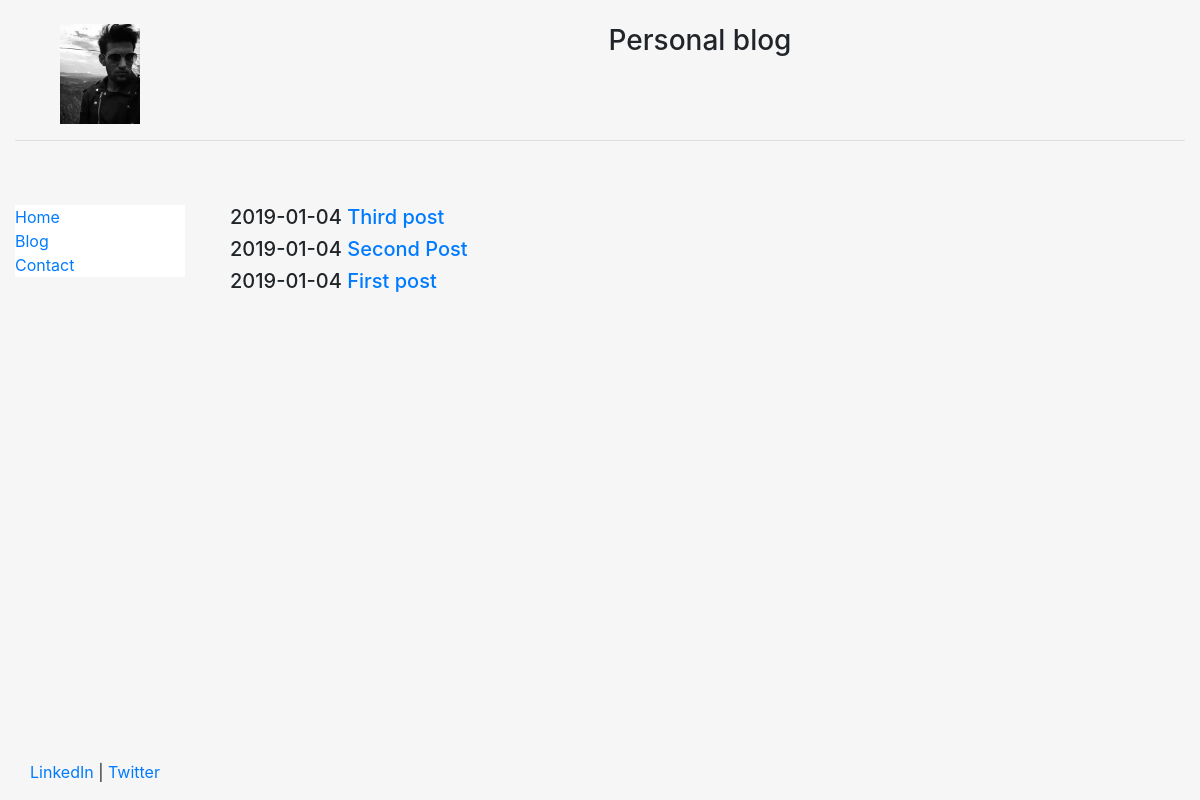
/blog/, run on an earlier commit of the app's database.
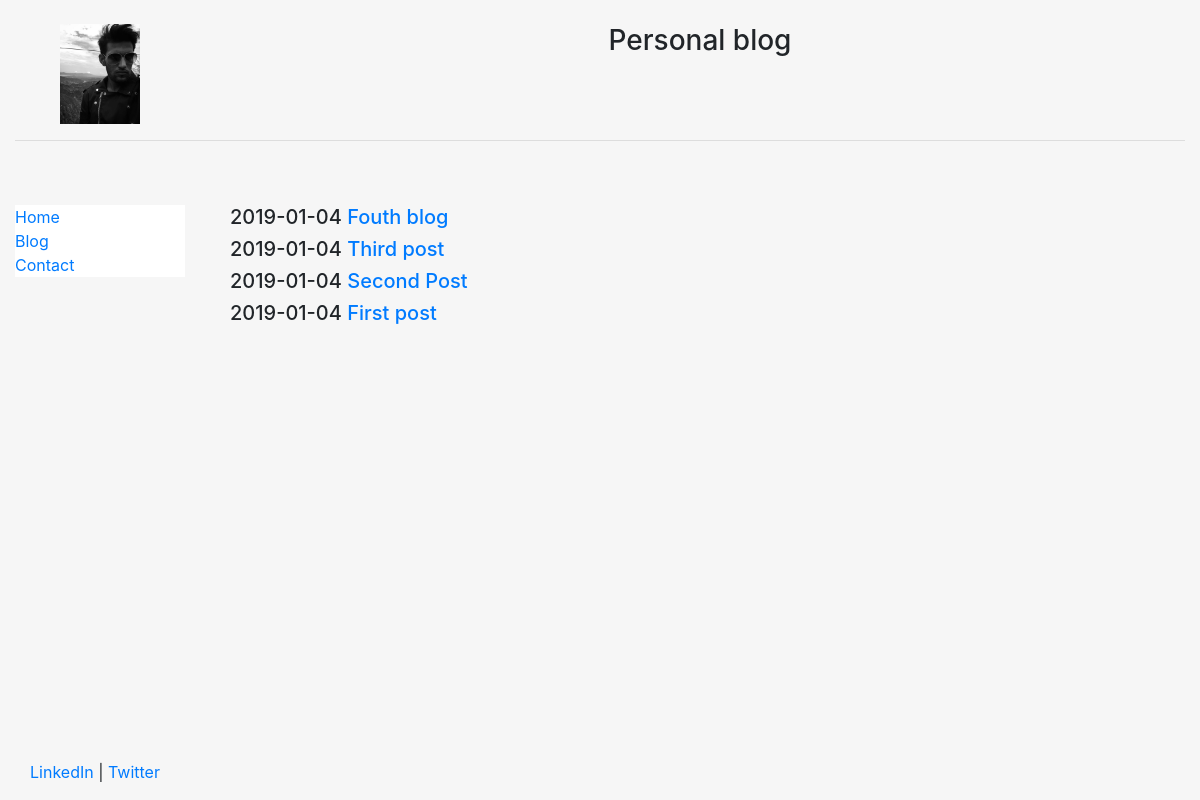
And on a later commit of the database.
### blog/models.py (models this page shows, shortened)
class Post(models.Model):
    title = models.CharField(max_length = 140)
    body = models.TextField()
    date = models.DateTimeField()

### blog/templates/blog/blog.html
{% extends "personal/header.html" %}
{% block content %}
	{% for post in object_list %}
		<h5>{{ post.date|date:"Y-m-d" }}<a href="/blog/{{post.id}}">  {{ post.title }}</a></h5>
	{% endfor %}
{% endblock %}

What changed in the data, as far as the page shows it:
added Post: date "2019-01-04", title "Fouth blog"
